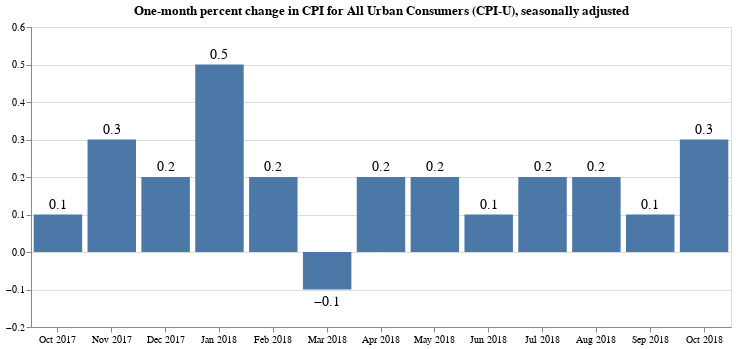

The notebook cell saved with this chart:
### Markdown cell above
Draw the chart.

### Code cell
base = alt.Chart(
    last_13, 
    title="One-month percent change in CPI for All Urban Consumers (CPI-U), seasonally adjusted"
).properties(width=700)

bars = base.mark_bar().encode(
    x=alt.X(
        "date:O",
        timeUnit="yearmonth",
        axis=alt.Axis(title=None, labelAngle=0),
    ),
    y=alt.Y(
        "pct_change_rounded:Q",
        axis=alt.Axis(title=None),
        scale=alt.Scale(domain=[
            last_13['pct_change'].min()-0.1,
            last_13['pct_change'].max()+0.05
        ])
    )
)

text = base.encode(
    x=alt.X("date:O", timeUnit="yearmonth"),
    y="pct_change_rounded:Q",
    text='pct_change_rounded'
)

textAbove = text.transform_filter(alt.datum.pct_change > 0).mark_text(
    align='center',
    baseline='middle',
    fontSize=14,
    dy=-10
)

textBelow = text.transform_filter(alt.datum.pct_change < 0).mark_text(
    align='center',
    baseline='middle',
    fontSize=14,
    dy=12
)

bars + textAbove + textBelow

### Figure 1 — Vega-Lite specification as saved in the notebook (floating-point values rounded to 4 significant figures)
{"$schema": "https://vega.github.io/schema/vega-lite/v2.6.0.json", "config": {"view": {"height": 300, "width": 400}}, "datasets": {"data-97e7e3c1f4c9d98ea4357a4c5b362ddc": [{"date": "2017-10-01T00:00:00", "pct_change": 0.07752, "pct_change_rounded": 0.1, "period_abbreviation": "OCT", "period_code": "M10", "period_id": "M10", "period_month": 10, "period_name": "October", "period_type": "monthly", "series_area_code": "0000", "series_area_id": "0000", "series_area_name": "U.S. city average", "series_id": "CUSR0000SA0", "series_items_code": "SA0", "series_items_id": "SA0", "series_items_name": "All items", "series_periodicity_code": "R", "series_periodicity_id": "R", "series_periodicity_name": "Monthly", "series_seasonally_adjusted": true, "series_survey": "All urban consumers", "series_title": "All items in U.S. city average, all urban consumers, seasonally adjusted", "value": 246.6, "year": 2017}, {"date": "2017-11-01T00:00:00", "pct_change": 0.3358, "pct_change_rounded": 0.3, "period_abbreviation": "NOV", "period_code": "M11", "period_id": "M11", "period_month": 11, "period_name": "November", "period_type": "monthly", "series_area_code": "0000", "series_area_id": "0000", "series_area_name": "U.S. city average", "series_id": "CUSR0000SA0", "series_items_code": "SA0", "series_items_id": "SA0", "series_items_name": "All items", "series_periodicity_code": "R", "series_periodicity_id": "R", "series_periodicity_name": "Monthly", "series_seasonally_adjusted": true, "series_survey": "All urban consumers", "series_title": "All items in U.S. city average, all urban consumers, seasonally adjusted", "value": 247.4, "year": 2017}, {"date": "2017-12-01T00:00:00", "pct_change": 0.2017, "pct_change_rounded": 0.2, "period_abbreviation": "DEC", "period_code": "M12", "period_id": "M12", "period_month": 12, "period_name": "December", "period_type": "monthly", "series_area_code": "0000", "series_area_id": "0000", "series_area_name": "U.S. city average", "series_id": "CUSR0000SA0", "series_items_code": "SA0", "series_items_id": "SA0", "series_items_name": "All items", "series_periodicity_code": "R", "series_periodicity_id": "R", "series_periodicity_name": "Monthly", "series_seasonally_adjusted": true, "series_survey": "All urban consumers", "series_title": "All items in U.S. city average, all urban consumers, seasonally adjusted", "value": 247.9, "year": 2017}, {"date": "2018-01-01T00:00:00", "pct_change": 0.5385, "pct_change_rounded": 0.5, "period_abbreviation": "JAN", "period_code": "M01", "period_id": "M01", "period_month": 1, "period_name": "January", "period_type": "monthly", "series_area_code": "0000", "series_area_id": "0000", "series_area_name": "U.S. city average", "series_id": "CUSR0000SA0", "series_items_code": "SA0", "series_items_id": "SA0", "series_items_name": "All items", "series_periodicity_code": "R", "series_periodicity_id": "R", "series_periodicity_name": "Monthly", "series_seasonally_adjusted": true, "series_survey": "All urban consumers", "series_title": "All items in U.S. city average, all urban consumers, seasonally adjusted", "value": 249.2, "year": 2018}, {"date": "2018-02-01T00:00:00", "pct_change": 0.1501, "pct_change_rounded": 0.2, "period_abbreviation": "FEB", "period_code": "M02", "period_id": "M02", "period_month": 2, "period_name": "February", "period_type": "monthly", "series_area_code": "0000", "series_area_id": "0000", "series_area_name": "U.S. city average", "series_id": "CUSR0000SA0", "series_items_code": "SA0", "series_items_id": "SA0", "series_items_name": "All items", "series_periodicity_code": "R", "series_periodicity_id": "R", "series_periodicity_name": "Monthly", "series_seasonally_adjusted": true, "series_survey": "All urban consumers", "series_title": "All items in U.S. city average, all urban consumers, seasonally adjusted", "value": 249.6, "year": 2018}, {"date": "2018-03-01T00:00:00", "pct_change": -0.0629, "pct_change_rounded": -0.1, "period_abbreviation": "MAR", "period_code": "M03", "period_id": "M03", "period_month": 3, "period_name": "March", "period_type": "monthly", "series_area_code": "0000", "series_area_id": "0000", "series_area_name": "U.S. city average", "series_id": "CUSR0000SA0", "series_items_code": "SA0", "series_items_id": "SA0", "series_items_name": "All items", "series_periodicity_code": "R", "series_periodicity_id": "R", "series_periodicity_name": "Monthly", "series_seasonally_adjusted": true, "series_survey": "All urban consumers", "series_title": "All items in U.S. city average, all urban consumers, seasonally adjusted", "value": 249.5, "year": 2018}, {"date": "2018-04-01T00:00:00", "pct_change": 0.2209, "pct_change_rounded": 0.2, "period_abbreviation": "APR", "period_code": "M04", "period_id": "M04", "period_month": 4, "period_name": "April", "period_type": "monthly", "series_area_code": "0000", "series_area_id": "0000", "series_area_name": "U.S. city average", "series_id": "CUSR0000SA0", "series_items_code": "SA0", "series_items_id": "SA0", "series_items_name": "All items", "series_periodicity_code": "R", "series_periodicity_id": "R", "series_periodicity_name": "Monthly", "series_seasonally_adjusted": true, "series_survey": "All urban consumers", "series_title": "All items in U.S. city average, all urban consumers, seasonally adjusted", "value": 250.0, "year": 2018}, {"date": "2018-05-01T00:00:00", "pct_change": 0.2088, "pct_change_rounded": 0.2, "period_abbreviation": "MAY", "period_code": "M05", "period_id": "M05", "period_month": 5, "period_name": "May", "period_type": "monthly", "series_area_code": "0000", "series_area_id": "0000", "series_area_name": "U.S. city average", "series_id": "CUSR0000SA0", "series_items_code": "SA0", "series_items_id": "SA0", "series_items_name": "All items", "series_periodicity_code": "R", "series_periodicity_id": "R", "series_periodicity_name": "Monthly", "series_seasonally_adjusted": true, "series_survey": "All urban consumers", "series_title": "All items in U.S. city average, all urban consumers, seasonally adjusted", "value": 250.5, "year": 2018}, {"date": "2018-06-01T00:00:00", "pct_change": 0.1285, "pct_change_rounded": 0.1, "period_abbreviation": "JUN", "period_code": "M06", "period_id": "M06", "period_month": 6, "period_name": "June", "period_type": "monthly", "series_area_code": "0000", "series_area_id": "0000", "series_area_name": "U.S. city average", "series_id": "CUSR0000SA0", "series_items_code": "SA0", "series_items_id": "SA0", "series_items_name": "All items", "series_periodicity_code": "R", "series_periodicity_id": "R", "series_periodicity_name": "Monthly", "series_seasonally_adjusted": true, "series_survey": "All urban consumers", "series_title": "All items in U.S. city average, all urban consumers, seasonally adjusted", "value": 250.9, "year": 2018}, {"date": "2018-07-01T00:00:00", "pct_change": 0.171, "pct_change_rounded": 0.2, "period_abbreviation": "JUL", "period_code": "M07", "period_id": "M07", "period_month": 7, "period_name": "July", "period_type": "monthly", "series_area_code": "0000", "series_area_id": "0000", "series_area_name": "U.S. city average", "series_id": "CUSR0000SA0", "series_items_code": "SA0", "series_items_id": "SA0", "series_items_name": "All items", "series_periodicity_code": "R", "series_periodicity_id": "R", "series_periodicity_name": "Monthly", "series_seasonally_adjusted": true, "series_survey": "All urban consumers", "series_title": "All items in U.S. city average, all urban consumers, seasonally adjusted", "value": 251.3, "year": 2018}, {"date": "2018-08-01T00:00:00", "pct_change": 0.2229, "pct_change_rounded": 0.2, "period_abbreviation": "AUG", "period_code": "M08", "period_id": "M08", "period_month": 8, "period_name": "August", "period_type": "monthly", "series_area_code": "0000", "series_area_id": "0000", "series_area_name": "U.S. city average", "series_id": "CUSR0000SA0", "series_items_code": "SA0", "series_items_id": "SA0", "series_items_name": "All items", "series_periodicity_code": "R", "series_periodicity_id": "R", "series_periodicity_name": "Monthly", "series_seasonally_adjusted": true, "series_survey": "All urban consumers", "series_title": "All items in U.S. city average, all urban consumers, seasonally adjusted", "value": 251.8, "year": 2018}, {"date": "2018-09-01T00:00:00", "pct_change": 0.05877, "pct_change_rounded": 0.1, "period_abbreviation": "SEP", "period_code": "M09", "period_id": "M09", "period_month": 9, "period_name": "September", "period_type": "monthly", "series_area_code": "0000", "series_area_id": "0000", "series_area_name": "U.S. city average", "series_id": "CUSR0000SA0", "series_items_code": "SA0", "series_items_id": "SA0", "series_items_name": "All items", "series_periodicity_code": "R", "series_periodicity_id": "R", "series_periodicity_name": "Monthly", "series_seasonally_adjusted": true, "series_survey": "All urban consumers", "series_title": "All items in U.S. city average, all urban consumers, seasonally adjusted", "value": 252.0, "year": 2018}, {"date": "2018-10-01T00:00:00", "pct_change": 0.3306, "pct_change_rounded": 0.3, "period_abbreviation": "OCT", "period_code": "M10", "period_id": "M10", "period_month": 10, "period_name": "October", "period_type": "monthly", "series_area_code": "0000", "series_area_id": "0000", "series_area_name": "U.S. city average", "series_id": "CUSR0000SA0", "series_items_code": "SA0", "series_items_id": "SA0", "series_items_name": "All items", "series_periodicity_code": "R", "series_periodicity_id": "R", "series_periodicity_name": "Monthly", "series_seasonally_adjusted": true, "series_survey": "All urban consumers", "series_title": "All items in U.S. city average, all urban consumers, seasonally adjusted", "value": 252.8, "year": 2018}]}, "layer": [{"data": {"name": "data-97e7e3c1f4c9d98ea4357a4c5b362ddc"}, "encoding": {"x": {"axis": {"labelAngle": 0, "title": null}, "field": "date", "timeUnit": "yearmonth", "type": "ordinal"}, "y": {"axis": {"title": null}, "field": "pct_change_rounded", "scale": {"domain": [-0.1629, 0.5885]}, "type": "quantitative"}}, "mark": "bar", "title": "One-month percent change in CPI for All Urban Consumers (CPI-U), seasonally adjusted", "width": 700}, {"data": {"name": "data-97e7e3c1f4c9d98ea4357a4c5b362ddc"}, "encoding": {"text": {"field": "pct_change_rounded", "type": "quantitative"}, "x": {"field": "date", "timeUnit": "yearmonth", "type": "ordinal"}, "y": {"field": "pct_change_rounded", "type": "quantitative"}}, "mark": {"align": "center", "baseline": "middle", "dy": -10, "fontSize": 14, "type": "text"}, "title": "One-month percent change in CPI for All Urban Consumers (CPI-U), seasonally adjusted", "transform": [{"filter": "(datum.pct_change > 0)"}], "width": 700}, {"data": {"name": "data-97e7e3c1f4c9d98ea4357a4c5b362ddc"}, "encoding": {"text": {"field": "pct_change_rounded", "type": "quantitative"}, "x": {"field": "date", "timeUnit": "yearmonth", "type": "ordinal"}, "y": {"field": "pct_change_rounded", "type": "quantitative"}}, "mark": {"align": "center", "baseline": "middle", "dy": 12, "fontSize": 14, "type": "text"}, "title": "One-month percent change in CPI for All Urban Consumers (CPI-U), seasonally adjusted", "transform": [{"filter": "(datum.pct_change < 0)"}], "width": 700}]}
